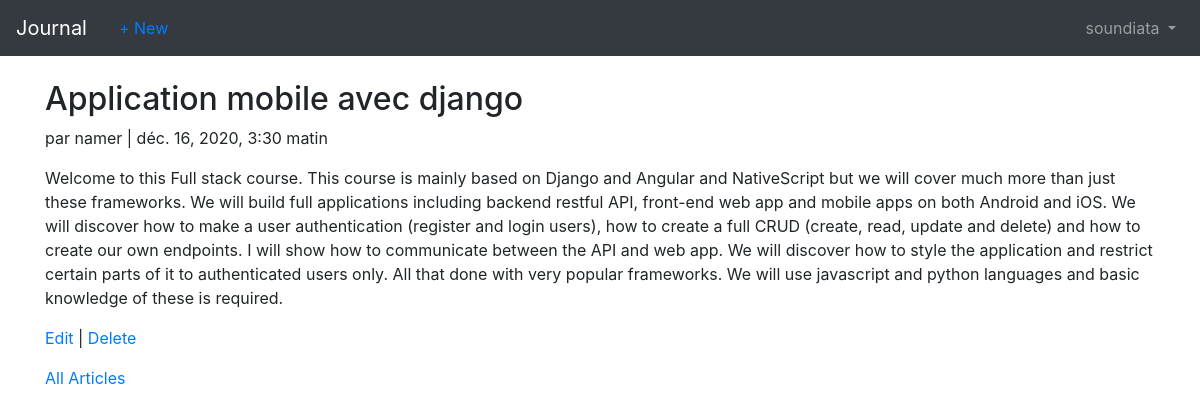
The app's page /articles/5/ (signed in) with its own data.
### users/models.py (models this page shows)
class CustomUser(AbstractUser):
	age = models.PositiveIntegerField(null=True, blank=True)

### articles/models.py (models this page shows, shortened)
class Article(models.Model):
	title = models.CharField(max_length=255)
	body = models.TextField()
	date = models.DateTimeField(auto_now_add=True)
	author = models.ForeignKey(get_user_model(),
		on_delete=models.CASCADE
	)

### articles/views.py (the view)
# urls.py: path('<int:pk>/', ArticleDetailView.as_view(), name='article_detail'),
class ArticleDetailView(LoginRequiredMixin, DetailView):
	model = Article
	login_url = 'login'
	template_name = 'article_detail.html'

### templates/article_detail.html
{% extends 'base.html' %}
{% block content %}
	<div class="article-entry">
		<h2>{{ object.title }}</h2>
		<p>par {{ object.author}} | {{ object.date }}</p>
		<p>{{ object.body }}</p>
	</div>
	<p><a href="{% url 'article_edit' article.pk %}">Edit</a> | <a href="{% url 'article_delete' object.pk%}">Delete</a></p>
	<p><a href="{% url 'article_list' %}">All Articles</a></p>
{% endblock %}

### templates/base.html (shortened to what this page needs)
<!DOCTYPE html>
<html>
<head>
	<link rel="stylesheet" href="https://cdn.jsdelivr.net/npm/bootstrap@4.5.3/dist/css/bootstrap.min.css">
</head>
<body>
	<nav class="navbar navbar-expand-md navbar-dark bg-dark mb-4">
		<a class="navbar-brand" href="{% url 'home' %}">Journal</a>
		{% if user.is_authenticated %}
			<ul class="navbar nav mr-auto">
				<li class="nav-item"><a href="{% url 'article_new' %}">+ New</a></li>
			</ul>
		{% endif %}
		<div class="collapse navbar-collapse" id="navbarCollapse">
			{% if user.is_authenticated %}
				<ul class="navbar-nav ml-auto">
					<li class="nav-item">
						<a class="nav-link dropdown-toggle" href="#" id="userMenu"
							data-toggle="dropdown" aria-haspopup="true"
							aria-expanded="false">
							{{ user.username }}
						</a>
					</li>
				</ul>
			{% endif %}
		</div>
	</nav>
	<div class="container">
		{% block content %}
		{% endblock %}
	</div>
</body>
</html>

### records on screen
CustomUser: username "soundiata"
Article: title "Application mobile avec django", author "namer", date "déc. 16, 2020, 3:30 matin", body "Welcome to this Full stack course. This course is mainly based on Django and Angular and NativeScript but we will cover much more than just these frameworks. We will build full applications including backend restful API, front-end web app and mobile apps on both Android and iOS. We will discover how to make a user authentication (register and login users), how to create a full CRUD (create, read, update and delete) and how to create our own endpoints. I will show how to communicate between the API and web app. We will discover how to style the application and restrict certain parts of it to authenticated users only. All that done with very popular frameworks. We will use javascript and…"
